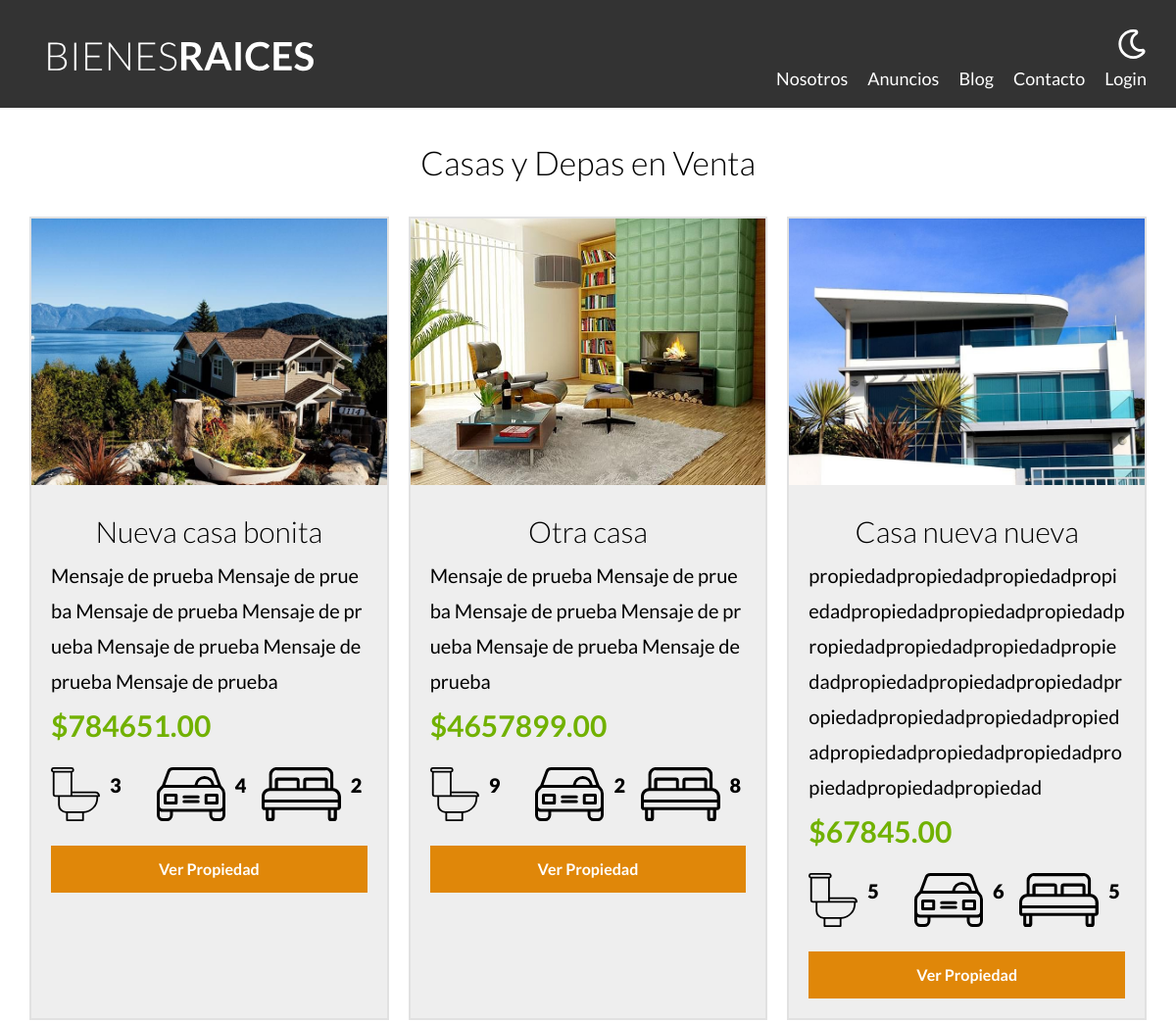
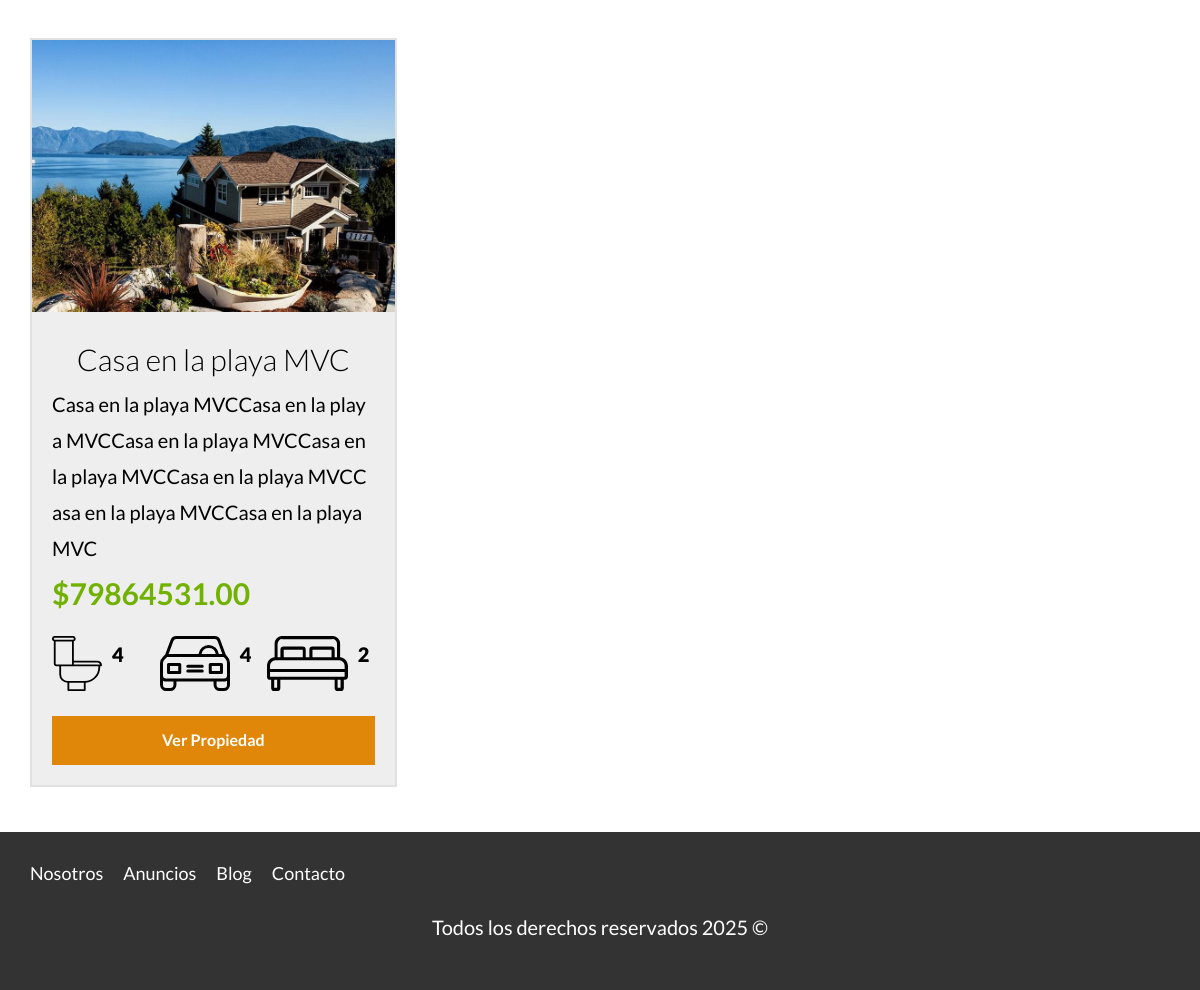
Screenshot of /propiedades with the database file from the repository (2 pictures, top to bottom).
### tables this page shows
CREATE TABLE `propiedades` (
  `id` int NOT NULL AUTO_INCREMENT,
  `titulo` varchar(45) DEFAULT NULL,
  `precio` decimal(10,2) DEFAULT NULL,
  `imagen` varchar(200) DEFAULT NULL,
  `descripcion` longtext,
  `habitaciones` int DEFAULT NULL,
  `wc` int DEFAULT NULL,
  `estacionamiento` varchar(45) DEFAULT NULL,
  `creado` date DEFAULT NULL,
  `vendedores_id` int NOT NULL,
  PRIMARY KEY (`id`),
  KEY `fk_propiedades_vendedores1_idx` (`vendedores_id`),
  CONSTRAINT `fk_propiedades_vendedores1` FOREIGN KEY (`vendedores_id`) REFERENCES `vendedores` (`id`)
);

### controllers/PaginasController.php (called while the page is built, shortened)
<?php
class PaginasController {
    public static function propiedades(Router $router){
        $propiedades = Propiedad::all();
        $router->render("paginas/propiedades", [
            "propiedades" => $propiedades
        ]);
    }
}

### public/index.php (called while the page is built, shortened)
<?php
$router = new Router();
$router->get("/admin", [PropiedadController::class, "index"]);
$router->get("/propiedades/crear", [PropiedadController::class, "crear"]);
$router->post("/propiedades/crear", [PropiedadController::class, "crear"]);
$router->get("/propiedades/actualizar", [PropiedadController::class, "actualizar"]);
$router->post("/propiedades/actualizar", [PropiedadController::class, "actualizar"]);
$router->post("/propiedades/eliminar", [PropiedadController::class, "eliminar"]);
$router->get("/vendedores/crear", [VendedorController::class, "crear"]);
$router->post("/vendedores/crear", [VendedorController::class, "crear"]);
$router->get("/vendedores/actualizar", [VendedorController::class, "actualizar"]);
$router->post("/vendedores/actualizar", [VendedorController::class, "actualizar"]);
$router->post("/vendedores/eliminar", [VendedorController::class, "eliminar"]);
$router->get("/", [PaginasController::class, "index"]);
$router->get("/nosotros", [PaginasController::class, "nosotros"]);
$router->get("/propiedades", [PaginasController::class, "propiedades"]);
$router->get("/propiedad", [PaginasController::class, "propiedad"]);
$router->get("/blog", [PaginasController::class, "blog"]);
$router->get("/entrada", [PaginasController::class, "entrada"]);
$router->get("/contacto", [PaginasController::class, "contacto"]);
$router->post("/contacto", [PaginasController::class, "contacto"]);
$router->get("/login", [LoginController::class, "login"]);
$router->post("/login", [LoginController::class, "login"]);
$router->get("/logout", [LoginController::class, "logout"]);
$router->comprobarRutas();

### models/ActiveRecord.php (called while the page is built, shortened)
<?php
class ActiveRecord{
    protected static $db;
    protected static $tabla = "";
    public static function setDb ($db) {
        self::$db = $db;
    }
    public static function all(){
        $query = "SELECT * FROM " . static::$tabla;
        $resultado = self::consultarSql($query);
        return $resultado;
    }
    public static function consultarSql($query){
        $resultado = self::$db->query($query);
        $array = [];
        while($registro = $resultado->fetch_assoc()){
            $array[] = static::crearObjeto($registro);
        }
        return $array;
    }
    protected static function crearObjeto($registro){
        $objeto = new static;
        foreach ($registro as $key => $value){
            if (property_exists( $objeto, $key)){
                $objeto->$key = $value;
            }
        }
        return $objeto;
    }
}

### views/paginas/listado.php (the view)
<div class="contenedor-anuncios">
    <?php foreach($propiedades as $propiedad):?>
        <div class="anuncio">
            <img loading="lazy" src="/imagenes/<?php echo $propiedad->imagen;?>" alt="anuncio">
            <div class="contenido-anuncio">
                <h3><?php echo $propiedad->titulo;?></h3>
                <p><?php echo $propiedad->descripcion;?></p>
                <p class="precio"><?php echo "$" . $propiedad->precio;?></p>
                <ul class="iconos-caracteristicas">
                    <li>
                        <img class="figura" loading="lazy" src="/build/img/icono_wc.svg" alt="WC">
                        <p><?php echo $propiedad->wc;?></p>
                    </li>
                    <li>
                        <img class="figura" loading="lazy" src="/build/img/icono_estacionamiento.svg" alt="Estacionamiento">
                        <p><?php echo $propiedad->estacionamiento;?></p>
                    </li>
                    <li>
                        <img class="figura" loading="lazy" src="/build/img/icono_dormitorio.svg" alt="Recamaras">
                        <p><?php echo $propiedad->habitaciones;?></p>
                    </li>
                </ul>
                <a href="/propiedad?id=<?php echo $propiedad->id; ?>" class="boton-amarillo-block">Ver Propiedad</a>
            </div>
        </div>
    <?php endforeach; ?>
</div>

### public/build/css/app.css (style rules this page uses)
html { -webkit-text-size-adjust:100%;line-height:1.15 }
body { margin:0 }
a { background-color:transparent }
img { border-style:none }
html { box-sizing:border-box;font-size:62.5% }
*,:after,:before { box-sizing:inherit }
body { font-family:Lato,sans-serif;font-size:1.6rem;line-height:1.8 }
p { color:#000;font-size:2rem }
a { text-decoration:none }
img,picture { display:block;width:100% }
h1,h2,h3 { font-family:Lato,sans-serif;font-weight:300;margin:2.5rem 0;text-align:center }
h3 { font-size:3rem }
.boton-amarillo-block { background-color:#e08709;border:none;color:#fff;display:block;font-weight:700;margin-top:2.5rem;padding:1rem 3rem;text-align:center;text-decoration:none }
@media (min-width:768px) { .contenedor-anuncios { display:grid;gap:2rem;grid-template-columns:repeat(3,1fr) } }
.anuncio { background-color:#eee;border:2px solid #e1e1e1;margin-bottom:2rem }
.anuncio .contenido-anuncio { padding:2rem }
.anuncio .contenido-anuncio p { word-wrap:break-word;word-break:break-all }
.anuncio h3,.anuncio p { margin:0 }
.precio { color:#71b100;font-size:3rem;font-weight:bolder }
.iconos-caracteristicas { display:flex;justify-content:space-around;list-style:none;max-width:40rem;padding:0 }
.iconos-caracteristicas li { display:flex;flex:1 }
.iconos-caracteristicas li img { flex:0 0 5rem;margin-right:1rem }
.iconos-caracteristicas li p { font-weight:900 }

### rows the page displays
propiedades: imagen (picture), titulo "Nueva casa bonita", descripcion "Mensaje de prueba Mensaje de prueba Mensaje de prueba Mensaje de prueba Mensaje de prueba Mensaje de prueba Mensaje de prueba", precio "784651.00", wc "3", estacionamiento "4", habitaciones "2"
propiedades: imagen (picture), titulo "Otra casa", descripcion "Mensaje de prueba Mensaje de prueba Mensaje de prueba Mensaje de prueba Mensaje de prueba Mensaje de prueba", precio "4657899.00", wc "9", estacionamiento "2", habitaciones "8"
propiedades: imagen (picture), titulo "Casa nueva nueva", descripcion "propiedadpropiedadpropiedadpropiedadpropiedadpropiedadpropiedadpropiedadpropiedadpropiedadpropiedadpropiedadpropiedadpropiedadpropiedadpropiedadpropiedadpropiedadpropiedadpropiedadpropiedadpropiedadpropiedadpropiedad", precio "67845.00", wc "5", estacionamiento "6", habitaciones "5"
propiedades: imagen (picture), titulo "Casa en la playa MVC", descripcion "Casa en la playa MVCCasa en la playa MVCCasa en la playa MVCCasa en la playa MVCCasa en la playa MVCCasa en la playa MVCCasa en la playa MVC", precio "79864531.00", wc "4", estacionamiento "4", habitaciones "2"
